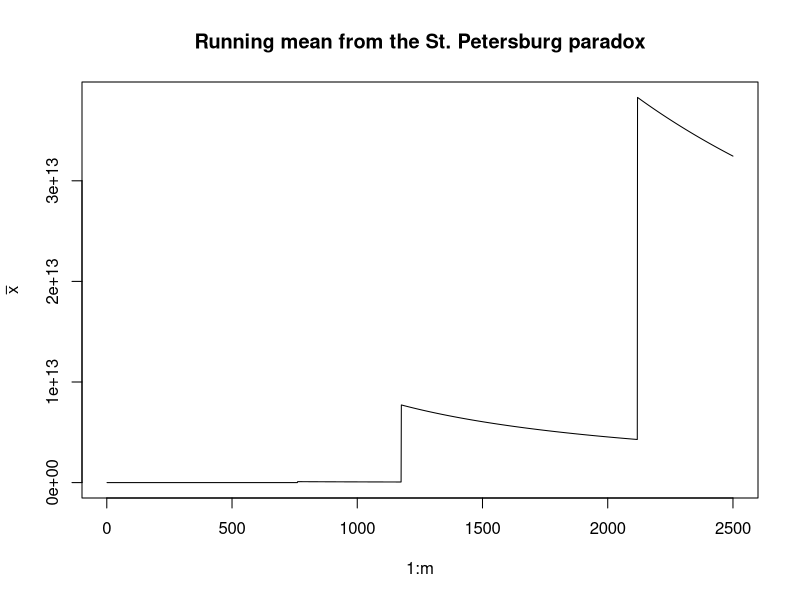

Source code (R):

## Title: Law of Large Numbers
## Author: Luca La Rocca
## Date: 4 November 2024

## Sys.setLanguage("en", unset="it") # uncomment to disable message translation
rm(list=ls(all=TRUE)) # clean the workspace

m <- 2500 # size of simulations
n <- 12 # number of Bernoulli trials
p <- 1/6 # success probability
g <- 100 # number of terms to keep when approximating Geom(p)

cat("Sampling m =", m, "observations from a binomial distribution", fill=TRUE)
cat("with n =", n, "and p =", p, "gives...", fill=TRUE)
x <- rbinom(m, n, p)
cat("...an empirical mean equal to", mean(x),
    "with margin of error", 2*sd(x)/sqrt(length(x)), fill=TRUE)

pdf("Rfig12indepdraws.pdf", width=8, height=5)
plot(1:m, x, type="l", ylim=c(0, 12))
title(main=paste("Independent draws from Binom(n=", n,",p=", round(p, 4), ")",
                 sep=""))
dev.off()

pdf("Rfig12runningmean.pdf", width=8, height=5)
plot(1:m, cumsum(x)/1:m, type="l", ylim=c(0, 12), ylab=expression(bar(x)))
title(main=paste("Running mean from Binom(n=", n, ",p=", round(p, 4), ")",
                 sep=""))
abline(h=n*p, col=gray(0.75))
dev.off()

cat("Sampling m =", m, "observations from a geometric distribution", fill=TRUE)
cat("with p =", p, "gives...", fill=TRUE)
y <- rgeom(m, p)
cat("...an empirical mean equal to", mean(y),
    "with margin of error", 2*sd(y)/sqrt(length(y)), fill=TRUE)
cat("whereas the population mean is", (1-p)/p,
    "or approximately", sum(0:(g-1)*dgeom(0:(g-1), p)),
    "(adding", g, "terms)", fill=TRUE)

plot(1:m, cumsum(2^(y+1))/1:m, type="l", ylab=expression(bar(x)))
title(main=paste("Running mean from the St. Petersburg paradox"))
